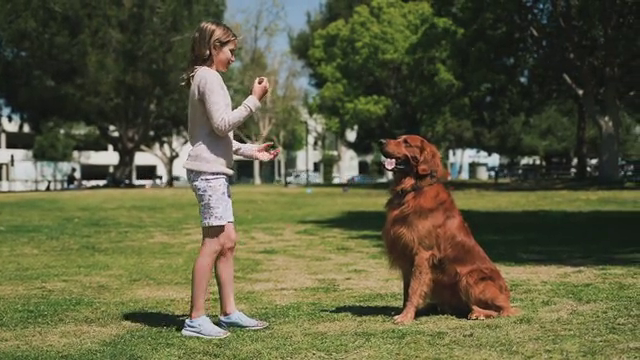
#> input picture frame 60 of meanshift/dog.mp4, 640 x 360 px
$ python meanshitf.py
#> lines starting #> are read from the running program, lines starting #| are printed output that depends on the picture; after the words box and inside, x2 and y2 are one past the last pixel; in counts of white or black regions, pixels touching at a corner belong together
# -*- coding: utf-8 -*-
"""

@author: Nilson
"""

#%%
import numpy as np
import cv2 as cv

#%%
# Meanshift

cap = cv.VideoCapture('dog.mp4')
# take first frame of the video
ret,frame = cap.read()
#> frame is the input picture: shape (360, 640, 3); mean B, G, R 62.7, 92, 91.8

# setup initial location of window
x, y, w, h = 180, 23, 40, 50 # focus on the girl's face
track_window = (x, y, w, h)

# set up the ROI for tracking
roi = frame[y:y+h, x:x+w]
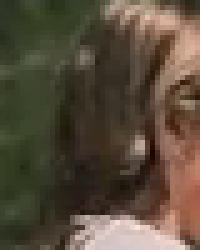
#> roi: shape (50, 40, 3) (shown 5 times larger); mean B, G, R 59.5, 76, 88.5
hsv_roi =  cv.cvtColor(roi, cv.COLOR_BGR2HSV)
#> hsv_roi: shape (50, 40, 3); mean H, S, V 21.6, 94.2, 90.4
mask = cv.inRange(hsv_roi, np.array((0., 60.,32.)), np.array((180.,255.,255.)))
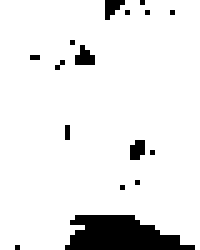
#> mask: shape (50, 40) (shown 5 times larger); 91.3% white; 16 black regions (15 under 20 px), largest, box (x1, y1, x2, y2) and area: (13, 43, 39, 50) 127
roi_hist = cv.calcHist([hsv_roi],[0],mask,[180],[0,180])
#> roi_hist = 180 values, max 232 at index 40, min 0 at index 0, mean 10.14
cv.normalize(roi_hist,roi_hist,0,255,cv.NORM_MINMAX)

# Setup the termination criteria, either 10 iteration or move by atleast 1 pt
term_crit = ( cv.TERM_CRITERIA_EPS | cv.TERM_CRITERIA_COUNT, 10, 1 )

# Define the codec and create VideoWriter object
fourcc = cv.VideoWriter_fourcc(*'XVID')
out = cv.VideoWriter('output.avi', fourcc, 20.0, (640,  360))


while(cap.isOpened()):
    ret, frame = cap.read()
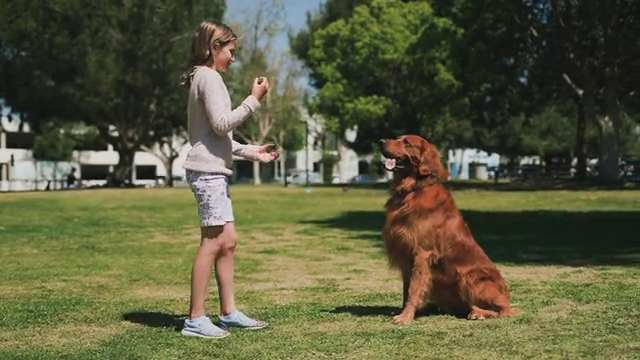
#> input picture frame 61 of meanshift/dog.mp4, 640 x 360 px
#> frame is the input picture: shape (360, 640, 3); mean B, G, R 62.9, 92.1, 92

    if ret == True:
        hsv = cv.cvtColor(frame, cv.COLOR_BGR2HSV)
#> hsv: shape (360, 640, 3); mean H, S, V 39.4, 91.2, 97.7
        dst = cv.calcBackProject([hsv],[0],roi_hist,[0,180],1)
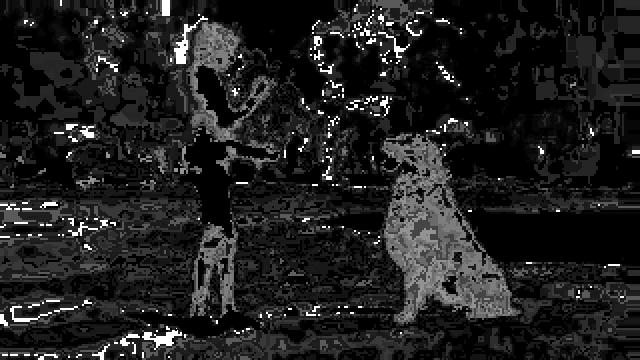
#> dst: shape (360, 640); min 0, max 255, mean 31.4

        # apply meanshift to get the new location
        ret, track_window = cv.meanShift(dst, track_window, term_crit)
#> ret = 8; track_window = (169, 21, 40, 50)
        # Draw it on image
        x,y,w,h = track_window
#> x = 169; y = 21; w = 40; h = 50

        img2 = cv.rectangle(frame, (x,y), (x+w,y+h), 255,2)
        cv.imshow('img2', img2)

        # write the video frames
        out.write(img2)
        key = cv.waitKey(30)
#> (key q is pressed here)

        if key == ord('q'):
            cv.destroyAllWindows()
            break
    else:
        break

# save the video
out.release()
cv.destroyAllWindows()
cv.waitKey(1)


#%%
# Camshift

cap = cv.VideoCapture('dog.mp4')
# take first frame of the video
ret,frame = cap.read()

# setup initial location of window
x, y, w, h = 400, 150, 100, 160  # focus on the dog
track_window = (x, y, w, h)

# set up the ROI for tracking
roi = frame[y:y+h, x:x+w]
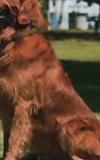
#> roi: shape (160, 100, 3); mean B, G, R 53.8, 75.3, 106
hsv_roi =  cv.cvtColor(roi, cv.COLOR_BGR2HSV)
#> hsv_roi: shape (160, 100, 3); mean H, S, V 22.4, 129.7, 108.1
mask = cv.inRange(hsv_roi, np.array((0., 60.,32.)), np.array((180.,255.,255.)))
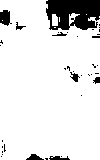
#> mask: shape (160, 100); 88.8% white; 37 black regions (29 under 20 px), largest, box (x1, y1, x2, y2) and area: (46, 0, 100, 30) 1298, (0, 10, 12, 26) 135, (26, 154, 44, 160) 64
roi_hist = cv.calcHist([hsv_roi],[0],mask,[180],[0,180])
#> roi_hist = 180 values, max 2070 at index 8, min 0 at index 1, mean 78.96
cv.normalize(roi_hist,roi_hist,0,255,cv.NORM_MINMAX)

# Setup the termination criteria, either 10 iteration or move by atleast 1 pt
term_crit = ( cv.TERM_CRITERIA_EPS | cv.TERM_CRITERIA_COUNT, 10, 1 )

# Define the codec and create VideoWriter object
fourcc = cv.VideoWriter_fourcc(*'XVID')
out = cv.VideoWriter('output2.avi', fourcc, 20.0, (640,  360))

while(cap.isOpened()):
    ret, frame = cap.read()
    if ret == True:
        hsv = cv.cvtColor(frame, cv.COLOR_BGR2HSV)
        dst = cv.calcBackProject([hsv],[0],roi_hist,[0,180],1)
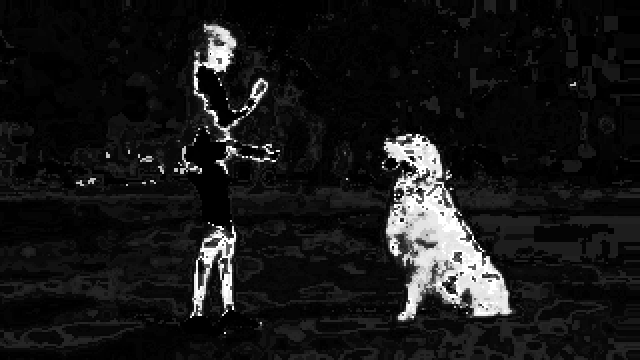
#> dst: shape (360, 640); min 0, max 255, mean 23.4

        # apply camshift to get the new location
        ret, track_window = cv.CamShift(dst, track_window, term_crit)
#> ret = ((438, 241), (100.3, 184.1), 158.8); track_window = (390, 154, 96, 174)

        # Draw it on image
        pts = cv.boxPoints(ret)
#> pts = [[451.5, 137.1], [518, 308.7], [424.5, 344.9], [358, 173.3]]
        pts = np.int0(pts)
#> pts = [[451, 137], [517, 308], [424, 344], [358, 173]]
        img2 = cv.polylines(frame,[pts],True, 255,2)
        cv.imshow('img2', img2)

        # write the video frames
        out.write(img2)
        key = cv.waitKey(30)
#> (key q is pressed here)

        if key == ord('q'):
            cv.destroyAllWindows()
            break
    else:
        break

# save the video
out.release()
cv.destroyAllWindows()
cv.waitKey(1)

$ run again, starting later in the video
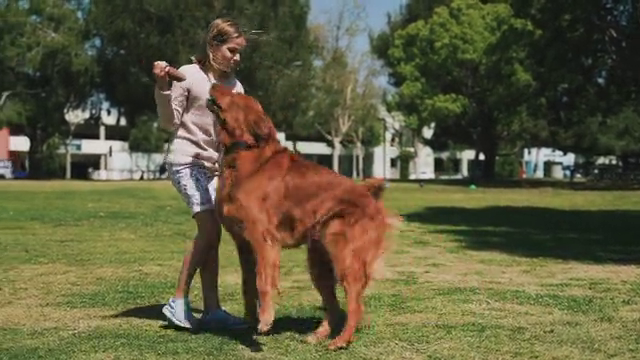
#> input picture frame 271 of meanshift/dog.mp4, 640 x 360 px
#> frame is the input picture: shape (360, 640, 3); mean B, G, R 62.2, 92.1, 95
#> `roi_hist = cv.calcHist([hsv_roi],[0],mask,[180],[0,180])`: roi_hist = 180 values, max 239 at index 38, min 0 at index 0, mean 9.5
#> hsv: shape (360, 640, 3); mean H, S, V 37.6, 99.2, 99.1
#> `ret, track_window = cv.meanShift(dst, track_window, term_crit)`: ret = 5; track_window = (171, 21, 40, 50)
#> x = 171; y = 21; w = 40; h = 50
#> `mask = cv.inRange(hsv_roi, np.array((0., 60.,32.)), np.array((180.,255..`:
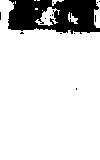
#> mask: shape (160, 100); 85.3% white; 13 black regions (12 under 20 px), largest, box (x1, y1, x2, y2) and area: (8, 0, 100, 34) 2319
#> `roi_hist = cv.calcHist([hsv_roi],[0],mask,[180],[0,180])`: roi_hist = 180 values, max 1047 at index 28, min 0 at index 0, mean 75.82
#> `dst = cv.calcBackProject([hsv],[0],roi_hist,[0,180],1)`:
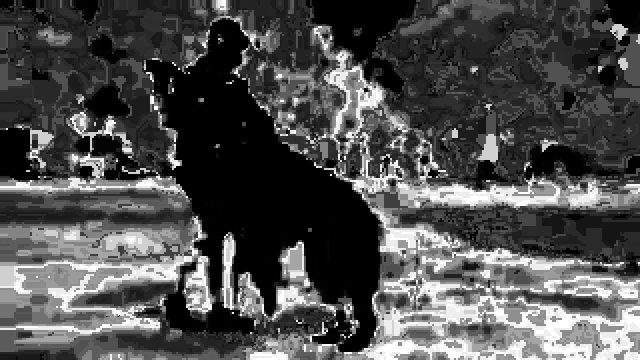
#> dst: shape (360, 640); min 0, max 255, mean 78.4
#> `ret, track_window = cv.CamShift(dst, track_window, term_crit)`: ret = ((428, 281), (126.5, 204.5), 0.791); track_window = (364, 202, 128, 158)
#> `pts = cv.boxPoints(ret)`: pts = [[363.4, 382.4], [366.2, 177.9], [492.6, 179.6], [489.8, 384.1]]
#> `pts = np.int0(pts)`: pts = [[363, 382], [366, 177], [492, 179], [489, 384]]

$ run again, starting later in the video
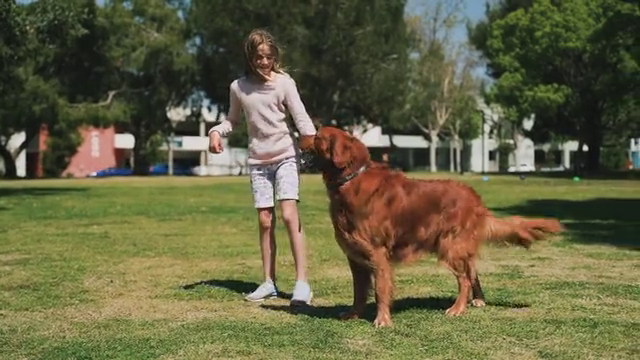
#> input picture frame 483 of meanshift/dog.mp4, 640 x 360 px
#> frame is the input picture: shape (360, 640, 3); mean B, G, R 66.3, 98.5, 100.9
#> `roi_hist = cv.calcHist([hsv_roi],[0],mask,[180],[0,180])`: roi_hist = 180 values, max 182 at index 46, min 0 at index 0, mean 7.02
#> hsv: shape (360, 640, 3); mean H, S, V 36.4, 99, 106.1
#> `ret, track_window = cv.meanShift(dst, track_window, term_crit)`: ret = 0; track_window = (180, 23, 40, 50)
#> x = 180; y = 23; w = 40; h = 50
#> `mask = cv.inRange(hsv_roi, np.array((0., 60.,32.)), np.array((180.,255..`:
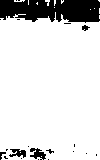
#> mask: shape (160, 100); 86.3% white; 22 black regions (17 under 20 px), largest, box (x1, y1, x2, y2) and area: (0, 0, 100, 23) 1882, (30, 148, 46, 160) 111, (9, 149, 26, 158) 92, (82, 25, 90, 31) 29, (0, 152, 6, 160) 22
#> `roi_hist = cv.calcHist([hsv_roi],[0],mask,[180],[0,180])`: roi_hist = 180 values, max 1908 at index 8, min 0 at index 0, mean 76.73
#> `dst = cv.calcBackProject([hsv],[0],roi_hist,[0,180],1)`:
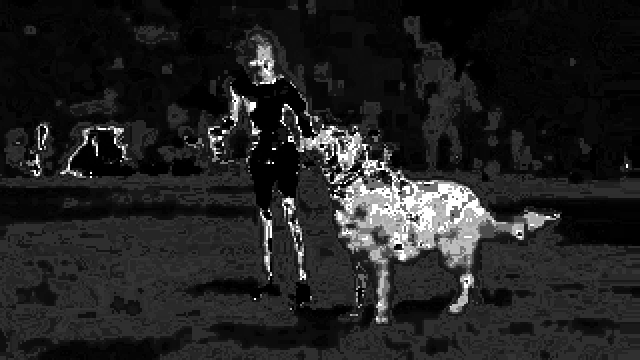
#> dst: shape (360, 640); min 0, max 255, mean 33.5
#> `ret, track_window = cv.CamShift(dst, track_window, term_crit)`: ret = ((423.5, 223.5), (133.4, 150.9), 153.6); track_window = (363, 155, 121, 137)
#> `pts = cv.boxPoints(ret)`: pts = [[449.7, 126.2], [516.8, 261.4], [397.3, 320.8], [330.2, 185.6]]
#> `pts = np.int0(pts)`: pts = [[449, 126], [516, 261], [397, 320], [330, 185]]
